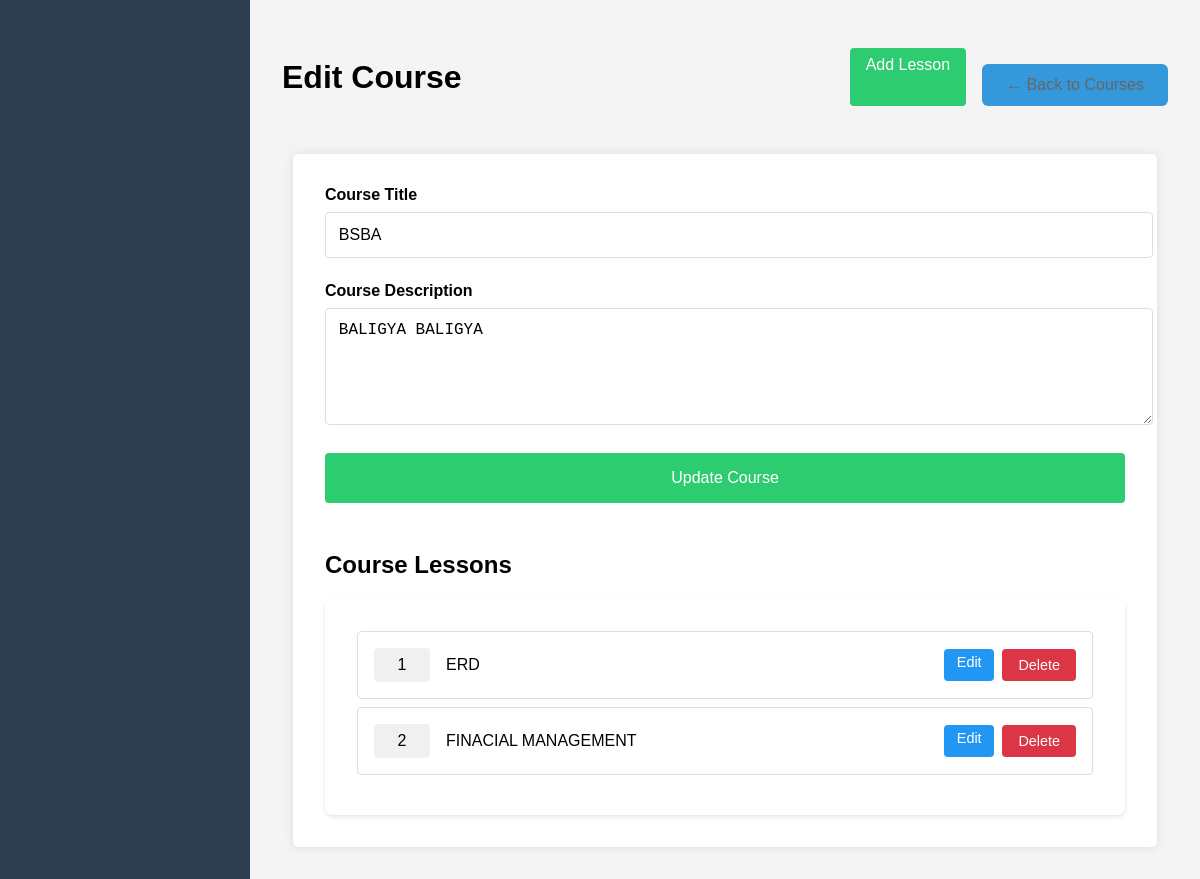
/admin/edit_course.php?id=2 (signed in), run on the app's committed database.
### tables this page shows
CREATE TABLE `courses` (
  `id` int(11) NOT NULL,
  `title` varchar(200) NOT NULL,
  `description` text DEFAULT NULL,
  `created_at` timestamp NOT NULL DEFAULT current_timestamp()
);

CREATE TABLE `lessons` (
  `id` int(11) NOT NULL,
  `course_id` int(11) DEFAULT NULL,
  `title` varchar(200) NOT NULL,
  `content` text DEFAULT NULL,
  `order_number` int(11) DEFAULT NULL,
  `created_at` timestamp NOT NULL DEFAULT current_timestamp()
);

### admin/edit_course.php (the view, shortened to what this page needs)
<?php
require_once '../config/database.php';
$course_id = $_GET['id'];
$sql = "SELECT * FROM courses WHERE id = ?";
$stmt = $conn->prepare($sql);
$stmt->bind_param("i", $course_id);
$stmt->execute();
$course = $stmt->get_result()->fetch_assoc();
$lessons_sql = "SELECT * FROM lessons WHERE course_id = ? ORDER BY order_number";
$stmt = $conn->prepare($lessons_sql);
$stmt->bind_param("i", $course_id);
$stmt->execute();
$lessons = $stmt->get_result();
?>
<!DOCTYPE html>
<html lang="en">
<head>
    <link rel="stylesheet" href="../css/style.css">
    <link rel="stylesheet" href="css/admin.css">
</head>
<body>
    <div class="admin-layout">
        <div class="admin-sidebar">
        </div>
        <div class="admin-main">
            <div class="admin-header">
                <h1>Edit Course</h1>
                <div class="header-actions">
                    <a href="add_lesson.php?course=<?php echo $course_id; ?>" class="btn-add">Add Lesson</a>
                    <a href="courses.php" class="btn-back">← Back to Courses</a>
                </div>
            </div>
            <div class="course-form-container">
                <form method="POST" action="" class="course-form">
                    <div class="form-group">
                        <label>Course Title</label>
                        <input type="text" name="title" value="<?php echo htmlspecialchars($course['title']); ?>" required>
                    </div>
                    <div class="form-group">
                        <label>Course Description</label>
                        <textarea name="description" rows="5" required><?php echo htmlspecialchars($course['description']); ?></textarea>
                    </div>
                    <button type="submit" name="update_course" class="btn-submit">Update Course</button>
                </form>
                <div class="lessons-section">
                    <h2>Course Lessons</h2>
                    <div class="lessons-list">
                        <?php if ($lessons->num_rows > 0) { ?>
                            <?php while ($lesson = $lessons->fetch_assoc()) { ?>
                                <div class="lesson-item">
                                    <div class="lesson-info">
                                        <span class="lesson-order"><?php echo $lesson['order_number']; ?></span>
                                        <span class="lesson-title"><?php echo htmlspecialchars($lesson['title']); ?></span>
                                    </div>
                                    <div class="lesson-actions">
                                        <a href="edit_lesson.php?id=<?php echo $lesson['id']; ?>" class="btn-edit">Edit</a>
                                        <form method="POST" action="delete_lesson.php" class="delete-form" onsubmit="return confirm('Are you sure you want to delete this lesson?');">
                                            <button type="submit" class="btn-delete">Delete</button>
                                        </form>
                                    </div>
                                </div>
                            <?php } ?>
                        <?php } else { ?>
                            <p class="no-lessons">No lessons added yet.</p>
                        <?php } ?>
                    </div>
                </div>
            </div>
        </div>
    </div>
</body>
</html>

### css/style.css (style rules this page uses)
body { font-family: Arial, sans-serif; background-color: #f4f4f4; margin: 0; padding: 0; }
.form-group { margin-bottom: 20px; }
.form-group label { display: block; margin-bottom: 5px; }
.form-group input { width: 100%; padding: 8px; border: 1px solid #ddd; border-radius: 4px; }
button { background-color: #4CAF50; color: white; padding: 10px 15px; border: none; border-radius: 4px; cursor: pointer; width: 100%; }
.lessons-list { background: white; padding: 2rem; border-radius: 8px; box-shadow: 0 2px 4px rgba(0,0,0,0.1); }
.lesson-item { padding: 1rem; border: 1px solid #eee; border-radius: 6px; margin-bottom: 1rem; display: flex; justify-content: space-between; align-items: center; transition: transform 0.2s ease; }
.btn-submit { background: #2ecc71; color: white; padding: 1rem 2rem; border: none; border-radius: 6px; cursor: pointer; font-size: 1rem; width: 100%; transition: background 0.3s ease; }
.btn-back { display: inline-block; background: #3498db; color: white; padding: 0.75rem 1.5rem; border-radius: 6px; text-decoration: none; margin-top: 1rem; transition: background 0.3s ease; }

### admin/css/admin.css (style rules this page uses)
.admin-layout { display: grid; grid-template-columns: 250px 1fr; min-height: 100vh; }
.admin-sidebar { background: #2c3e50; color: white; padding: 1rem; }
.admin-main { padding: 2rem; background: #f4f4f4; }
.admin-header { display: flex; justify-content: space-between; align-items: center; margin-bottom: 2rem; }
.btn-add { background: #4CAF50; color: white; padding: 0.5rem 1rem; border-radius: 4px; text-decoration: none; }
.btn-edit, .btn-delete { padding: 0.3rem 0.8rem; border-radius: 4px; text-decoration: none; font-size: 0.9rem; }
.btn-edit { background: #2196F3; color: white; }
.btn-delete { background: #dc3545; color: white; border: none; cursor: pointer; }
.course-form-container { background: white; padding: 2rem; border-radius: 5px; box-shadow: 0 0 10px rgba(0,0,0,0.1); max-width: 800px; margin: 0 auto; }
.course-form .form-group { margin-bottom: 1.5rem; }
.course-form label { display: block; margin-bottom: 0.5rem; font-weight: bold; }
.course-form input[type="text"], .course-form textarea { width: 100%; padding: 0.8rem; border: 1px solid #ddd; border-radius: 4px; font-size: 1rem; }
.course-form textarea { resize: vertical; }
.btn-submit { background: #4CAF50; color: white; padding: 1rem 2rem; border: none; border-radius: 4px; cursor: pointer; font-size: 1rem; width: 100%; }
.header-actions { display: flex; gap: 1rem; }
.btn-back { color: #666; text-decoration: none; }
.lessons-section { margin-top: 3rem; }
.lessons-list { margin-top: 1rem; }
.lesson-item { display: flex; justify-content: space-between; align-items: center; padding: 1rem; border: 1px solid #ddd; border-radius: 4px; margin-bottom: 0.5rem; }
.lesson-info { display: flex; align-items: center; gap: 1rem; }
.lesson-order { background: #f0f0f0; padding: 0.5rem; border-radius: 4px; min-width: 2.5rem; text-align: center; }
.lesson-actions { display: flex; gap: 0.5rem; }
.form-group { margin-bottom: 1.5rem; }
.form-group label { display: block; margin-bottom: 0.5rem; }
.form-group input { width: 100%; padding: 0.8rem; border: 1px solid #ddd; border-radius: 4px; }
.btn-submit { width: 100%; padding: 1rem; background: #2c3e50; color: white; border: none; border-radius: 4px; cursor: pointer; }
.form-group label { display: block; margin-bottom: 0.5rem; font-weight: bold; }
.btn-submit { background: #2ecc71; color: white; padding: 1rem 2rem; border: none; border-radius: 4px; cursor: pointer; width: 100%; font-size: 1rem; }
.btn-add { background: #2ecc71; color: white; padding: 0.5rem 1rem; border: none; border-radius: 4px; cursor: pointer; text-decoration: none; }
.header-actions { margin: 1rem 0; }
.delete-form { display: inline-block; }
.btn-delete { background: #dc3545; color: white; border: none; padding: 0.5rem 1rem; border-radius: 4px; cursor: pointer; font-size: 0.9rem; }

### data on the page
courses: title "BSBA", description "BALIGYA BALIGYA"
lessons: order_number "1", title "ERD"
lessons: order_number "2", title "FINACIAL MANAGEMENT"
